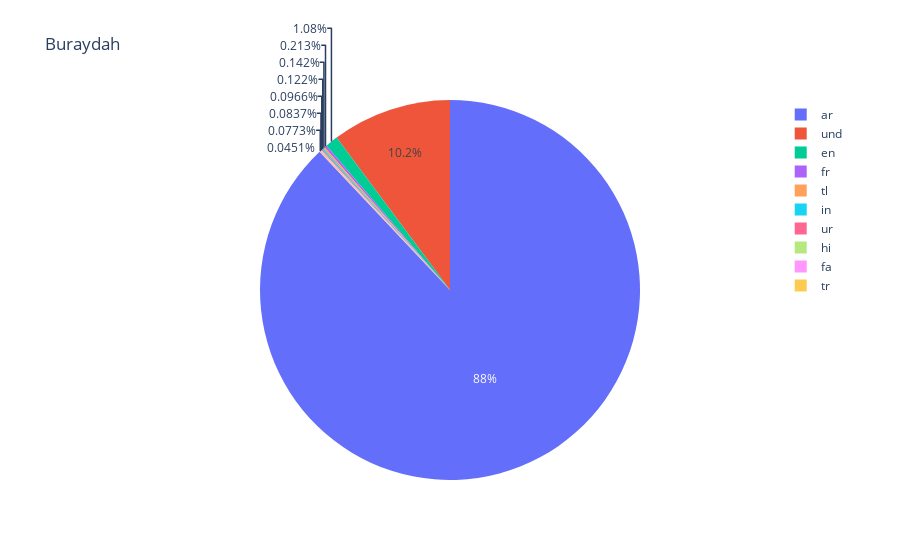

Notebook source saved alongside this figure:
### Code cell
figs[2]

### Figure 1 — Plotly figure (JSON) as saved in the notebook; plotly's stock layout.template omitted (floating-point values rounded to 4 significant figures)
{"data": [{"domain": {"x": [0, 1], "y": [0, 1]}, "hovertemplate": "label=%{label}<br>value=%{value}<extra></extra>", "labels": ["ar", "und", "en", "fr", "tl", "in", "ur", "hi", "fa", "tr"], "legendgroup": "", "name": "", "showlegend": true, "type": "pie", "values": [13655, 1581, 168, 33, 22, 19, 15, 13, 12, 7]}], "layout": {"autosize": true, "legend": {"tracegroupgap": 0}, "title": {"text": "Buraydah"}}}
